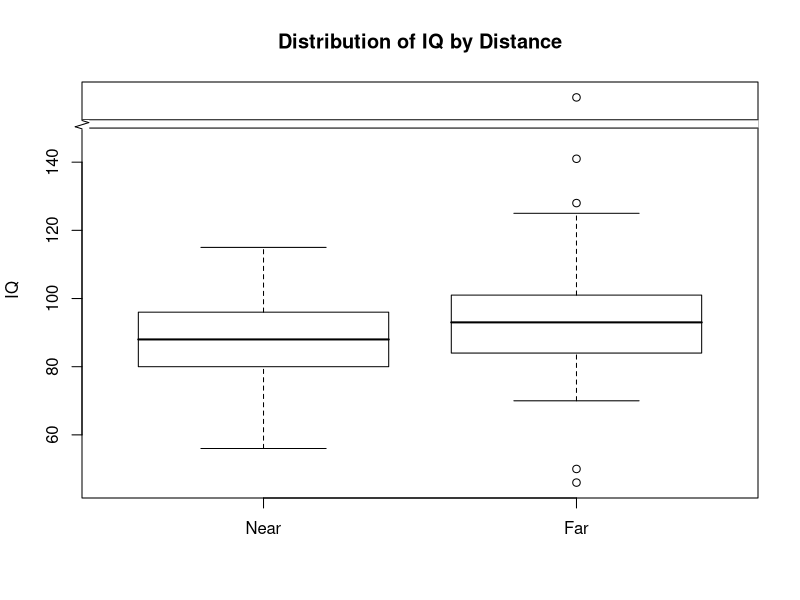
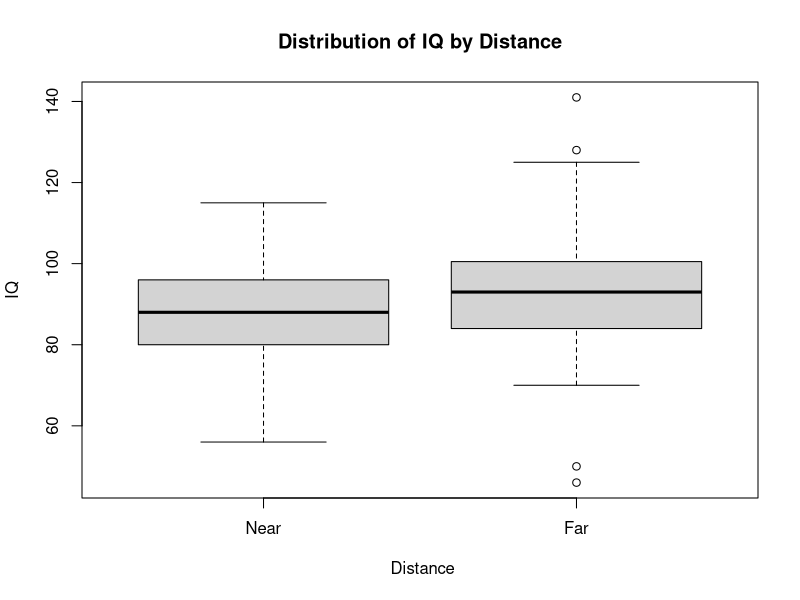

Source code (R) for these figures, in order:
## ---- chunk 1

setwd("C:/Users/ncgro/Desktop/BIOS 6621/Projects/Grove_Project_01/DataRaw")

library(plotrix)
library(markdown)
library(knitr)
library(rmarkdown)
library(kableExtra)

head(read.csv("lead-iq-01.csv"))

lead<-read.csv("lead-iq-01.csv")

################################################################################
# Create submatrix according to "Near" or "Far"
Near_list<-lead[which(lead$Smelter=="Near"),]
Far_list<-lead[which(lead$Smelter=="Far"),]
################################################################################

################################################################################
# Create vector of IQ column of "Far_list" and
#   "Near_list", and combine that into new list "Distance_list
#   so gap.boxplot will make a boxplot with a gap in the y-axis.

Near_vect<-Near_list[,2]
Far_vect<-Far_list[,2]
Distance_list<-list(Near=Near_vect, Far=Far_vect)
################################################################################

################################################################################
# Means, SD, Range of Near_list and Far_list IQ, rounded to
#   2 decimal places
Mean_Near_IQ<-round((mean(Near_list$IQ)),
                    digits=2)
Mean_Far_IQ<-round((mean(Far_list$IQ)),
                    digits=2)

SD_Near_IQ<-round((sd(Near_list$IQ)),
                    digits=2)
SD_Far_IQ<-round((sd(Far_list$IQ)),
                    digits=2)

Range_Near_IQ<- max(Near_list$IQ)-
              min(Near_list$IQ)
Range_Far_IQ<- max(Far_list$IQ)-
              min(Far_list$IQ)
################################################################################

###############################################################################
#Creating matrix of summary statistics to be used in kbl() function

Distance_matrix<-matrix(rep(NA,8), nrow=2)

colnames(Distance_matrix)<-c("n", "Mean IQ", "SD", "Range")

rownames(Distance_matrix)<-c("Near", "Far")

# Col 1 n
Distance_matrix[1,1]<-length(Near_vect)
Distance_matrix[2,1]<-length(Far_vect)

# Col 2  mean
Distance_matrix[1,2]<-round(mean(Near_vect), digits=2)
Distance_matrix[2,2]<-round(mean(Far_vect), digits=2)

# Col 3 sd
Distance_matrix[1,3]<-round(sd(Near_vect), digits=2)
Distance_matrix[2,3]<-round(sd(Far_vect), digits=2)

# Col 4 range
Distance_matrix[1,4]<-max(Near_vect)- min(Near_vect)
Distance_matrix[2,4]<-max(Far_vect)- min(Far_vect)
###############################################################################


## ---- chunk 2
# Creating kbl() table of Distance_matrix. Inputs variable with changes to data.

Distance_matrix %>%
  kbl(caption= "Summary Statistics: IQ vs Distance",
                  align="c") %>%
  kable_classic_2(full_width= FALSE, lightable_options= "striped", 
                  font_size= 20)
## ---- chunk 3
# Boxplot of IQ values for Near and Far. If 999 outlier present, display
#   boxplot with gap in y axis to better display non-outlier data. If 999
#   outlier absent, display boxplot with standard scale.

if(max(lead$IQ==999)){

  gap.boxplot(Distance_list, gap=list(top=c(150,990), bottom=c(NA,NA)), 
            names=c("Near","Far"), main="Distribution of IQ by Distance",
            ylab="IQ")
  
  axis.break(axis=2, breakpos=151, style="zigzag")

  } else {
              
    boxplot(Distance_list, main="Distribution of IQ by Distance", 
            xlab=" Distance", ylab="IQ")}
## ---- chunk 4

lead[10,2]<-99
## ---- chunk 5
################################################################################
# Create submatrix according to "Near" or "Far"
Near_list<-lead[which(lead$Smelter=="Near"),]
Far_list<-lead[which(lead$Smelter=="Far"),]
################################################################################

################################################################################
# Create vector of IQ column of "Far_list" and
#   "Near_list", and combine that into new list "Distance_list
#   so gap.boxplot will make a boxplot with a gap in the y-axis.

Near_vect<-Near_list[,2]
Far_vect<-Far_list[,2]
Distance_list<-list(Near=Near_vect, Far=Far_vect)
################################################################################

################################################################################
# Means, SD, Range of Near_list and Far_list IQ, rounded to
#   2 decimal places
Mean_Near_IQ<-round((mean(Near_list$IQ)),
                    digits=2)
Mean_Far_IQ<-round((mean(Far_list$IQ)),
                    digits=2)

SD_Near_IQ<-round((sd(Near_list$IQ)),
                    digits=2)
SD_Far_IQ<-round((sd(Far_list$IQ)),
                    digits=2)

Range_Near_IQ<- max(Near_list$IQ)-
              min(Near_list$IQ)
Range_Far_IQ<- max(Far_list$IQ)-
              min(Far_list$IQ)
################################################################################

###############################################################################
#Creating matrix of summary statistics to be used in kbl() function

Distance_matrix<-matrix(rep(NA,8), nrow=2)

colnames(Distance_matrix)<-c("n", "Mean IQ", "SD", "Range")

rownames(Distance_matrix)<-c("Near", "Far")

# Col 1 n
Distance_matrix[1,1]<-length(Near_vect)
Distance_matrix[2,1]<-length(Far_vect)

# Col 2  mean
Distance_matrix[1,2]<-round(mean(Near_vect), digits=2)
Distance_matrix[2,2]<-round(mean(Far_vect), digits=2)

# Col 3 sd
Distance_matrix[1,3]<-round(sd(Near_vect), digits=2)
Distance_matrix[2,3]<-round(sd(Far_vect), digits=2)

# Col 4 range
Distance_matrix[1,4]<-max(Near_vect)- min(Near_vect)
Distance_matrix[2,4]<-max(Far_vect)- min(Far_vect)
###############################################################################

## ---- chunk 6
# Creating kbl() table of Distance_matrix. Inputs variable with changes to data.

Distance_matrix %>%
  kbl(caption= "Summary Statistics: IQ vs Distance",
                  align="c") %>%
  kable_classic_2(full_width= FALSE, lightable_options= "striped", 
                  font_size= 20)
## ---- chunk 7
# Boxplot of IQ values for Near and Far. If 999 outlier present, display
#   boxplot with gap in y axis to better display non-outlier data. If 999
#   outlier absent, display boxplot with standard scale.

if(max(lead$IQ==999)){

  gap.boxplot(Distance_list, gap=list(top=c(150,990), bottom=c(NA,NA)), 
            names=c("Near","Far"), main="Distribution of IQ by Distance",
            ylab="IQ")
  
  axis.break(axis=2, breakpos=151, style="zigzag")

  } else {
              
    boxplot(Distance_list, main="Distribution of IQ by Distance", 
            xlab=" Distance", ylab="IQ")}
